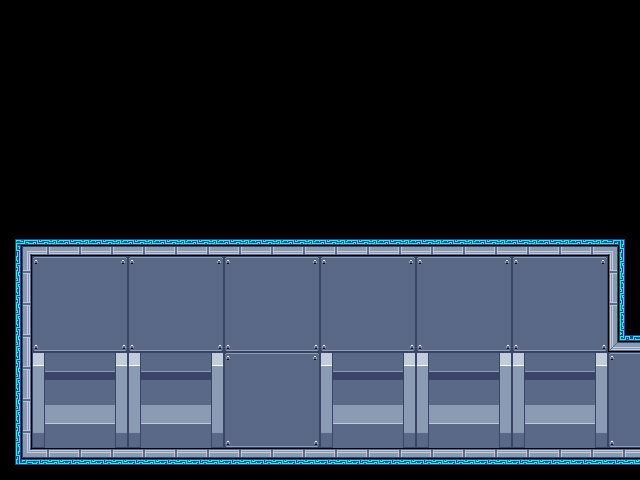

This game map was drawn from its Tiled (.tmx) file and the tilesets committed beside it. A one-line description and the full map source follow:
An orthogonal 20x15 tile map with 32x32 px tiles, 2 tile layers (bg, mg), 1 hidden layer not drawn, 2 tilesets and 5 objects (4_start, 2, 1, start, Press I to use the replicator and create).

<map version="2017.05.26" orientation="orthogonal" renderorder="right-down" width="20" height="15" tilewidth="32" tileheight="32" nextobjectid="37">
 <tileset firstgid="1" name="32blocks" tilewidth="32" tileheight="32" tilecount="10" columns="10">
  <image source="32blocks.png" width="320" height="32" />
 </tileset>
 <tileset firstgid="11" name="shipTileset" tilewidth="32" tileheight="32" tilecount="133" columns="19">
  <image source="shipTileset.png" width="608" height="224" />
 </tileset>
 <layer name="bg" width="20" height="15">
  <data encoding="csv">
0,0,0,0,0,0,0,0,0,0,0,0,0,0,0,0,0,0,0,0,
0,0,0,0,0,0,0,0,0,0,0,0,0,0,0,0,0,0,0,0,
0,0,0,0,0,0,0,0,0,0,0,0,0,0,0,0,0,0,0,0,
0,0,0,0,0,0,0,0,0,0,0,0,0,0,0,0,0,0,0,0,
0,0,0,0,0,0,0,0,0,0,0,0,0,0,0,0,0,0,0,0,
0,0,0,0,0,0,0,0,0,0,0,0,0,0,0,0,0,0,0,0,
0,0,0,0,0,0,0,0,0,0,0,0,0,0,0,0,0,0,0,0,
0,0,0,0,0,0,0,0,0,0,0,0,0,0,0,0,0,0,0,0,
108,21,22,23,21,22,23,21,22,23,21,22,23,21,22,23,21,22,23,109,
0,40,41,42,40,41,42,40,41,42,40,41,42,40,41,42,40,41,42,128,
0,59,60,61,59,60,61,59,60,61,59,60,61,59,60,61,59,60,61,0,
0,24,25,26,24,25,26,21,22,23,24,25,26,24,25,26,24,25,26,21,
0,43,44,45,43,44,45,40,41,42,43,44,45,43,44,45,43,44,45,40,
0,62,63,64,62,63,64,59,60,61,62,63,64,62,63,64,62,63,64,59,
0,0,0,0,0,0,0,0,0,0,0,0,0,0,0,0,0,0,0,0
</data>
 </layer>
 <layer name="mg" width="20" height="15">
  <data encoding="csv">
32,32,32,32,32,32,32,32,32,32,32,32,32,32,32,32,32,32,32,32,
32,32,32,32,32,32,32,32,32,32,32,32,32,32,32,32,32,32,32,32,
32,32,32,32,32,32,32,32,32,32,32,32,32,32,32,32,32,32,32,32,
32,32,32,32,32,32,32,32,32,32,32,32,32,32,32,32,32,32,32,32,
32,32,32,32,32,32,32,32,32,32,32,32,32,32,32,32,32,32,32,32,
32,32,32,32,32,32,32,32,32,32,32,32,32,32,32,32,32,32,32,32,
32,32,32,32,32,32,32,32,32,32,32,32,32,32,32,32,32,32,32,32,
94,51,51,51,51,51,51,51,51,51,51,51,51,51,51,51,51,51,51,95,
33,0,0,0,0,0,0,0,0,0,0,0,0,0,0,0,0,0,0,31,
33,0,0,0,0,0,0,0,0,0,0,0,0,0,0,0,0,0,0,31,
33,0,0,0,0,0,0,0,0,0,0,0,0,0,0,0,0,0,0,50,
33,0,0,0,0,0,0,0,0,0,0,0,0,0,0,0,0,0,0,0,
33,0,0,0,0,0,0,0,0,0,0,0,0,0,0,0,0,0,0,0,
33,0,0,0,0,0,0,0,0,0,0,0,0,0,0,0,0,0,0,0,
113,13,13,13,13,13,13,13,13,13,13,13,13,13,13,13,13,13,13,13
</data>
 </layer>
 <layer name="collision" width="20" height="15" visible="0" opacity="0.29">
  <data encoding="csv">
2,2,2,2,2,2,2,2,2,2,2,2,2,2,2,2,2,2,2,2,
2,2,2,2,2,2,2,2,2,2,2,2,2,2,2,2,2,2,2,2,
2,2,2,2,2,2,2,2,2,2,2,2,2,2,2,2,2,2,2,2,
2,2,2,2,2,2,2,2,2,2,2,2,2,2,2,2,2,2,2,2,
2,2,2,2,2,2,2,2,2,2,2,2,2,2,2,2,2,2,2,2,
2,2,2,2,2,2,2,2,2,2,2,2,2,2,2,2,2,2,2,2,
2,2,2,2,2,2,2,2,2,2,2,2,2,2,2,2,2,2,2,2,
2,2,2,2,2,2,2,2,2,2,2,2,2,2,2,2,2,2,2,2,
2,0,0,0,0,0,0,0,0,0,0,0,0,0,0,0,0,0,0,2,
2,0,0,0,0,0,0,0,0,0,0,0,0,0,0,0,0,0,0,2,
2,0,0,0,0,0,0,0,0,0,0,0,0,0,0,0,0,0,0,2,
2,0,0,0,0,0,0,0,0,0,0,0,0,0,0,0,0,0,0,0,
2,0,0,0,0,0,0,0,0,0,0,0,0,0,0,0,0,0,0,0,
2,0,0,0,0,0,0,0,0,0,0,0,0,0,0,0,0,0,0,0,
2,2,2,2,2,2,2,2,2,2,2,2,2,2,2,2,2,2,2,2
</data>
 </layer>
 <objectgroup name="Object Layer 1">
  <object id="24" name="travel" type="4_start" x="625.333" y="355.333" width="9.33333" height="90" />
  <object id="25" name="d" type="2" x="587.333" y="426.667" width="14" height="13.3333" />
  <object id="32" name="replicator" type="1" x="299.333" y="392.667" width="12" height="14" />
  <object id="34" name="d" type="start" x="45.9997" y="422.667" width="12" height="13.3333" />
  <object id="36" name="message" type="Press I to use the replicator and create a robot body.  Press I to get inside the body." x="34.6667" y="324.667" width="216.667" height="126" />
 </objectgroup>
</map>
